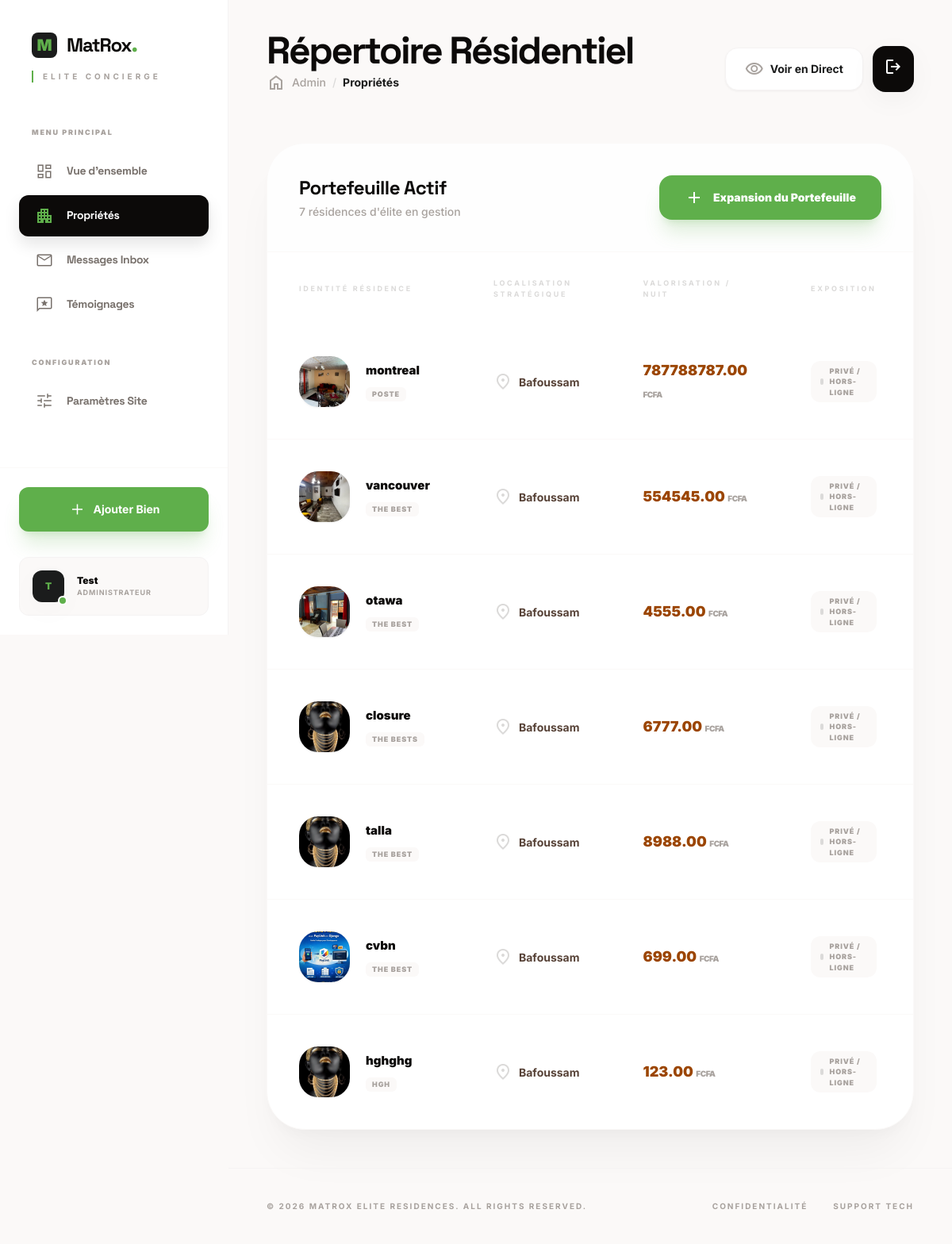
Screenshot of /admin-dashboard/appartements/ (signed in) with the database file from the repository.
### core/models.py (models this page shows, shortened)
class SentinelBaseModel(TimeStampedModel, ActivatorModel):
    id = models.UUIDField(
        default=uuid.uuid4,
        primary_key=True,
        unique=True,
        null=False,
        blank=False,
        editable=False,
    )
    is_deleted = models.BooleanField(_("supprimé"), default=False)
    metadata = models.JSONField(_("métadonnées"), default=dict, null=True, blank=True)
    author = models.CharField(_("auteur"), max_length=255, null=True, blank=True)
    class Meta:
        abstract = True
        ordering = ("created",)

class Appartement(SentinelBaseModel):
    LOCATIONS = [
        ('douala', _('Douala')),
        ('yaounde', _('Yaoundé')),
        ('kribi', _('Kribi')),
        ('bafoussam', _('Bafoussam')),
    ]
    name = models.CharField(_("Nom de l'appartement"), max_length=255)
    slug = models.SlugField(_("URL simplifiée"), unique=True, max_length=255)
    location = models.CharField(_("Localisation"), max_length=50, choices=LOCATIONS)
    neighborhood = models.CharField(_("Quartier"), max_length=100, help_text="Ex: Bastos, Bonapriso")
    description = models.TextField(_("Description détaillée"), blank=True)
    price_per_night = models.DecimalField(_("Prix par nuit (FCFA)"), max_digits=12, decimal_places=2)
    bedrooms = models.PositiveIntegerField(_("Chambres"), default=1)
    bathrooms = models.PositiveIntegerField(_("Salles de bain"), default=1)
    max_guests = models.PositiveIntegerField(_("Voyageurs max"), default=2)
    main_image = models.ImageField(_("Image principale"), upload_to="appartements/", null=True, blank=True)
    is_featured = models.BooleanField(_("Mettre en avant"), default=False)
    amenities = models.JSONField(_("Équipements"), default=list, blank=True)
    latitude = models.FloatField(_("Latitude"), null=True, blank=True)
    longitude = models.FloatField(_("Longitude"), null=True, blank=True)
    class Meta:
        verbose_name = _("Appartement")
        verbose_name_plural = _("Appartements")
        ordering = ("-created",)

### core/views.py (the view)
# urls.py: path('admin-dashboard/appartements/', views.DashboardAppartementListView.as_view(), name='dashboard_appartement_list'),
class DashboardAppartementListView(LoginRequiredMixin, SuperuserRequiredMixin, ListView):
    model = Appartement
    template_name = 'dashboard/appartement_list.html'
    ordering = '-created'

### core/views.py (called while the page is built)
    def test_func(self):
        return self.request.user.is_superuser

### templates/dashboard/appartement_list.html (shortened to what this page needs)
{% extends 'dashboard/dashboard_base.html' %}
{% block breadcrumb %}Propriétés{% endblock %}
{% block header_title %}Répertoire Résidentiel{% endblock %}
{% block content %}
    <div class="bg-white rounded-[3rem] shadow-premium border border-stone-50 overflow-hidden mt-6">
        <div class="p-10 border-b border-stone-50 flex flex-col md:flex-row md:items-center justify-between gap-6 bg-stone-50/20">
            <div>
                <h4 class="text-2xl font-headline font-black text-stone-950 tracking-tight">Portefeuille Actif</h4>
                <p class="text-sm text-stone-400 font-medium mt-1">{{ object_list.count }} résidences d'élite en gestion</p>
            </div>
            <a href="{% url 'dashboard_appartement_add' %}" class="flex items-center gap-3 px-8 py-4 bg-primary text-white font-black rounded-2xl text-sm hover:bg-matrox-dark transition-all duration-500 shadow-xl shadow-primary/20 group">
                <span class="material-symbols-outlined text-[18px] group-hover:rotate-90 transition-transform">add</span>
                Expansion du Portefeuille
            </a>
        </div>
        <div class="overflow-x-auto">
            <table class="w-full text-left font-body">
                <thead>
                    <tr class="text-[9px] font-black uppercase tracking-[0.3em] text-stone-300">
                        <th class="px-10 py-8">Identité Résidence</th>
                        <th class="px-10 py-8">Localisation Stratégique</th>
                        <th class="px-10 py-8">Valorisation / Nuit</th>
                        <th class="px-10 py-8">Exposition</th>
                        <th class="px-10 py-8 text-right">Actions</th>
                    </tr>
                </thead>
                <tbody class="divide-y divide-stone-50">
                    {% for app in object_list %}
                    <tr class="hover:bg-stone-50/50 transition-all duration-300 group">
                        <td class="px-10 py-10">
                            <div class="flex items-center gap-5">
                                <div class="w-16 h-16 rounded-[1.5rem] overflow-hidden bg-stone-100 shadow-sm group-hover:scale-105 transition-transform duration-500">
                                    {% if app.main_image %}
                                    <img src="{{ app.main_image.url }}" class="w-full h-full object-cover">
                                    {% else %}
                                    <div class="w-full h-full flex items-center justify-center text-stone-300">
                                        <span class="material-symbols-outlined text-3xl">image</span>
                                    </div>
                                    {% endif %}
                                </div>
                                <div class="space-y-1">
                                    <span class="text-[15px] font-black text-stone-950 block group-hover:text-primary transition-colors">{{ app.name }}</span>
                                    <span class="text-[9px] text-stone-400 font-black uppercase tracking-widest bg-stone-50 px-2 py-0.5 rounded-md inline-block">{{ app.neighborhood }}</span>
                                </div>
                            </div>
                        </td>
                        <td class="px-10 py-10">
                             <div class="flex items-center gap-2 text-stone-600 font-bold text-[14px]">
                                <span class="material-symbols-outlined text-stone-300 text-lg">location_on</span>
                                {{ app.get_location_display }}
                             </div>
                        </td>
                        <td class="px-10 py-10">
                            <span class="text-lg font-black text-secondary">{{ app.price_per_night }} <span class="text-[10px] uppercase text-stone-400 tracking-tighter">FCFA</span></span>
                        </td>
                        <td class="px-10 py-10">
                            {% if app.status == 'active' %}
                            <div class="flex items-center gap-2 text-emerald-500 px-3 py-1.5 bg-emerald-50 rounded-xl w-fit">
                                <span class="w-2 h-2 bg-emerald-500 rounded-full animate-pulse shadow-[0_0_5px_#10b981]"></span>
                                <span class="text-[9px] font-black uppercase tracking-widest">Marché Ouvert</span>
                            </div>
                            {% else %}
                            <div class="flex items-center gap-2 text-stone-400 px-3 py-1.5 bg-stone-50 rounded-xl w-fit">
                                <span class="w-2 h-2 bg-stone-300 rounded-full"></span>
                                <span class="text-[9px] font-black uppercase tracking-widest">Privé / Hors-Ligne</span>
                            </div>
                            {% endif %}
                        </td>
                        <td class="px-10 py-10 text-right">
                        </td>
                    </tr>
                    {% endfor %}
                </tbody>
            </table>
        </div>
    </div>
{% endblock %}

### templates/dashboard/includes/sidebar.html (shortened to what this page needs)
{% load static %}
<aside :class="mobileMenuOpen ? 'translate-x-0' : '-translate-x-full lg:translate-x-0'"
       class="h-screen w-72 fixed left-0 top-0 bg-white border-r border-stone-100 flex flex-col transition-transform duration-300 ease-in-out z-[58] lg:z-50">
    <div class="p-10 pb-6">
        <div class="flex items-center gap-3">
            <div class="w-8 h-8 bg-stone-900 rounded-lg flex items-center justify-center">
                <span class="text-primary font-black text-xl">M</span>
            </div>
            <a href="{% url 'home' %}">
                <h1 class="text-2xl font-black text-stone-950 tracking-tighter font-headline">MatRox<span class="text-primary text-3xl leading-none">.</span></h1>
            </a>
        </div>
        <p class="text-stone-400 text-[10px] tracking-[0.4em] uppercase font-bold mt-4 border-l-2 border-primary pl-3">Elite Concierge</p>
    </div>
    <nav class="flex-1 px-6 mt-8 space-y-1 overflow-y-auto">
        <p class="text-[9px] font-black text-stone-400 uppercase tracking-[0.2em] mb-4 px-4">Menu Principal</p>
        <a href="{% url 'admin_dashboard' %}"
           class="flex items-center gap-4 px-5 py-3.5 rounded-xl transition-all duration-300 group {% if request.resolver_match.url_name == 'admin_dashboard' %}sidebar-link-active{% else %}text-stone-500 hover:text-stone-900 hover:bg-stone-50{% endif %}">
            <span class="material-symbols-outlined dashboard-icons text-[20px] select-none">dashboard</span>
            <span class="font-headline font-bold text-[14px] tracking-tight">Vue d'ensemble</span>
        </a>
        <a href="{% url 'dashboard_appartement_list' %}"
           class="flex items-center gap-4 px-5 py-3.5 rounded-xl transition-all duration-300 group {% if 'appartement' in request.path %}sidebar-link-active{% else %}text-stone-500 hover:text-stone-900 hover:bg-stone-50{% endif %}">
            <span class="material-symbols-outlined dashboard-icons text-[20px] select-none">apartment</span>
            <span class="font-headline font-bold text-[14px] tracking-tight">Propriétés</span>
        </a>
        <a href="{% url 'dashboard_message_list' %}"
           class="flex items-center gap-4 px-5 py-3.5 rounded-xl transition-all duration-300 group {% if 'message' in request.path %}sidebar-link-active{% else %}text-stone-500 hover:text-stone-900 hover:bg-stone-50{% endif %}">
            <span class="material-symbols-outlined dashboard-icons text-[20px] select-none">mail</span>
            <span class="font-headline font-bold text-[14px] tracking-tight">Messages Inbox</span>
        </a>
        <a href="{% url 'dashboard_testimonial_list' %}"
           class="flex items-center gap-4 px-5 py-3.5 rounded-xl transition-all duration-300 group {% if 'testimonial' in request.path %}sidebar-link-active{% else %}text-stone-500 hover:text-stone-900 hover:bg-stone-50{% endif %}">
            <span class="material-symbols-outlined dashboard-icons text-[20px] select-none">reviews</span>
            <span class="font-headline font-bold text-[14px] tracking-tight">Témoignages</span>
        </a>
        <p class="text-[9px] font-black text-stone-400 uppercase tracking-[0.2em] mt-10 mb-4 px-4">Configuration</p>
        <a href="{% url 'dashboard_settings' %}"
           class="flex items-center gap-4 px-5 py-3.5 rounded-xl transition-all duration-300 group {% if 'settings' in request.path %}sidebar-link-active{% else %}text-stone-500 hover:text-stone-900 hover:bg-stone-50{% endif %}">
            <span class="material-symbols-outlined dashboard-icons text-[20px] select-none">tune</span>
            <span class="font-headline font-bold text-[14px] tracking-tight">Paramètres Site</span>
        </a>
    </nav>
    <div class="p-6 mt-auto border-t border-stone-50">
        <a href="{% url 'dashboard_appartement_add' %}"
           class="w-full bg-primary hover:bg-stone-900 text-white py-4 px-4 rounded-xl font-bold flex items-center justify-center gap-2 transition-all duration-500 shadow-xl shadow-primary/20 group">
            <span class="material-symbols-outlined dashboard-icons group-hover:rotate-90 transition-transform select-none">add</span>
            <span class="text-sm">Ajouter Bien</span>
        </a>
        <div class="mt-8 flex items-center gap-4 p-4 bg-stone-50 rounded-xl border border-stone-100">
            <div class="relative">
                <div class="w-10 h-10 rounded-xl bg-stone-900 flex items-center justify-center font-black text-primary text-xs shadow-lg">
                    {{ request.user.username|slice:":1"|upper }}
                </div>
                <div class="absolute -bottom-1 -right-1 w-3 h-3 bg-primary border-2 border-white rounded-full"></div>
            </div>
            <div>
                <p class="text-xs font-black text-stone-950">{{ request.user.username|title }}</p>
                <p class="text-[9px] text-stone-400 font-bold uppercase tracking-widest">Administrateur</p>
            </div>
        </div>
    </div>
</aside>

### rows the page displays
Appartement: main_image (picture), name "montreal", neighborhood "POSTE", location "Bafoussam", price_per_night "787788787.00"
Appartement: main_image (picture), name "vancouver", neighborhood "THE BEST", location "Bafoussam", price_per_night "554545.00"
Appartement: main_image (picture), name "otawa", neighborhood "THE BEST", location "Bafoussam", price_per_night "4555.00"
Appartement: main_image (picture), name "closure", neighborhood "THE BESTS", location "Bafoussam", price_per_night "6777.00"
Appartement: main_image (picture), name "talla", neighborhood "THE BEST", location "Bafoussam", price_per_night "8988.00"
Appartement: main_image (picture), name "cvbn", neighborhood "THE BEST", location "Bafoussam", price_per_night "699.00"
Appartement: main_image (picture), name "hghghg", neighborhood "HGH", location "Bafoussam", price_per_night "123.00"

### other values shown
{{ request.user.username|slice:":1"|upper }} "T"
{{ request.user.username|title }} "Test"
{{ object_list.count }} "7"
